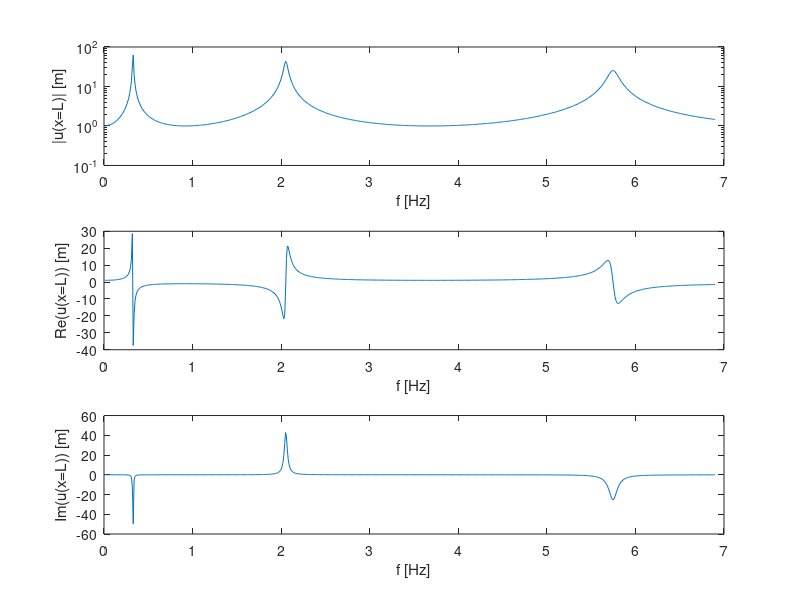

This chart was generated by the following MATLAB code:
%% Author:Jacob D. R. Bordón
%% ANALYTICAL SOLUTION TO EULER-BERNOULLI CANTILEVER BEAM UNDER BASE LATERAL 
%% UNIT DISPLACEMENT 
clear
clc
close all

%% INPUT DATA
L   = 120;
h   = 10;
b   = 80;
xi  = 0.01;
E   = 19599.92e6;
rho = 2300;
f   = 0.01:0.01:6.9;

%% CALCULATION
E = E*(1+1i*2*xi);
A = b*h;
I = b*h^3/12;
m = rho*A;
nf = length(f);
u = zeros(1,nf);
for kf = 1:nf
  w = 2*pi*f(kf);
  k = m*w^2/(E*I);
  lambda(1) = sqrt(sqrt(k));
  lambda(2) = -lambda(1);
  lambda(3) = sqrt(-sqrt(k));
  lambda(4) = -lambda(3);
  expl = exp(lambda*L);
  A = [1,1,1,1;lambda;lambda.^2.*expl;lambda.^3.*expl];
  b = [1;0;0;0];
  x = linsolve(A,b);
  u(kf) = expl*x;
end

%% EXPORT SOLUTION
% 1st column: frequency [Hz]
% 2nd column: real part of the tip displacement [m]
% 3rd column: imaginary part of the tip displacement [m]
sol = [f;real(u);imag(u)]';
save("-ascii","analytical_solution.txt","sol");
figure
subplot(3,1,1)
semilogy(f,abs(u))
xlabel 'f [Hz]'
ylabel '|u(x=L)| [m]'
subplot(3,1,2)
plot(f,real(u))
xlabel 'f [Hz]'
ylabel 'Re(u(x=L)) [m]'
subplot(3,1,3)
plot(f,imag(u))
xlabel 'f [Hz]'
ylabel 'Im(u(x=L)) [m]'
